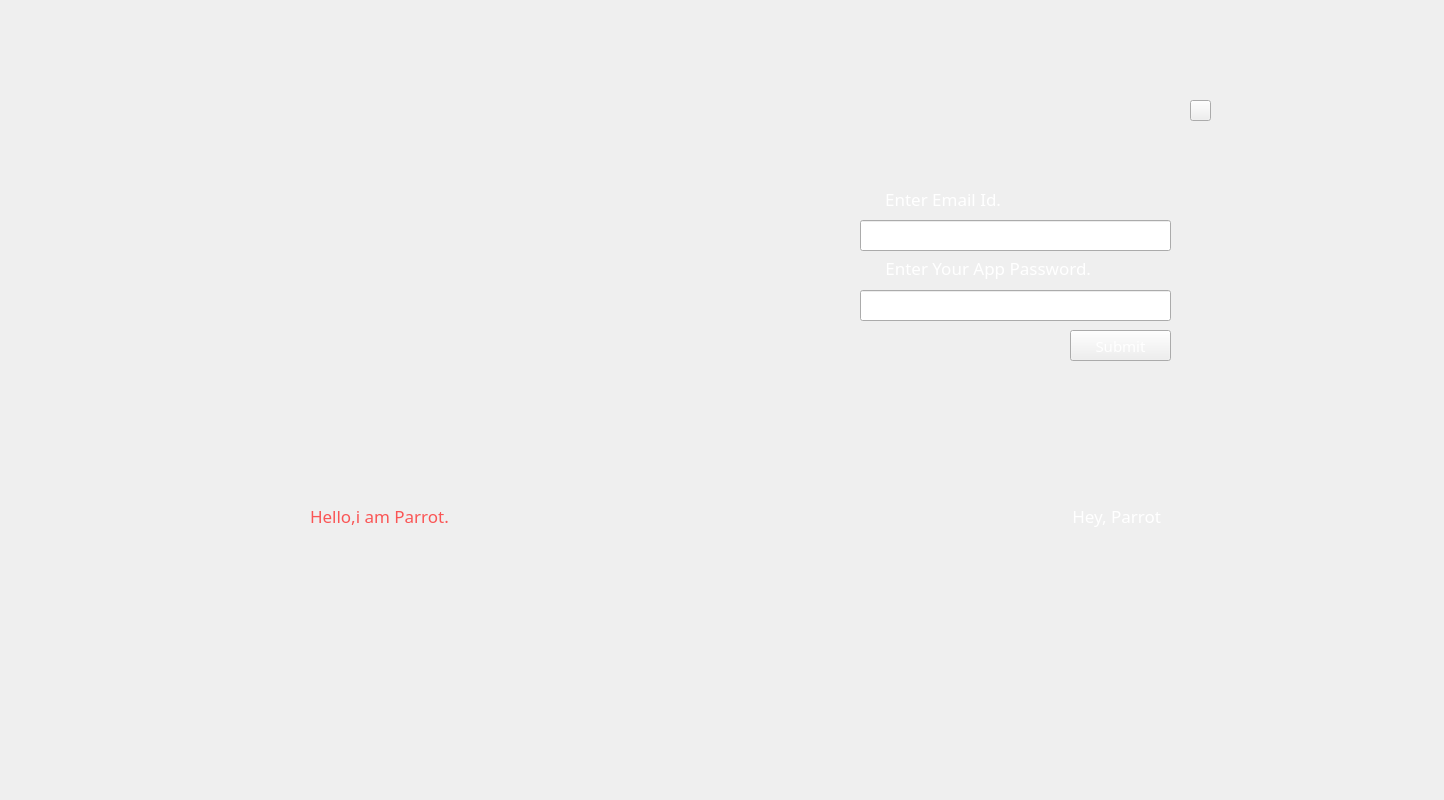
<?xml version="1.0" encoding="UTF-8"?>
<ui version="4.0">
 <class>Start_ui</class>
 <widget class="QWidget" name="Start_ui">
  <property name="geometry">
   <rect>
    <x>0</x>
    <y>0</y>
    <width>1444</width>
    <height>800</height>
   </rect>
  </property>
  <property name="windowTitle">
   <string>Form</string>
  </property>
  <widget class="QLabel" name="label">
   <property name="geometry">
    <rect>
     <x>186</x>
     <y>102</y>
     <width>1072</width>
     <height>596</height>
    </rect>
   </property>
   <property name="styleSheet">
    <string notr="true">border-image: url(:/startui/Project-Parot-assets/start-window-assets/new-start-window_0004_background.png);</string>
   </property>
   <property name="text">
    <string/>
   </property>
  </widget>
  <widget class="QLabel" name="label_2">
   <property name="geometry">
    <rect>
     <x>303</x>
     <y>599</y>
     <width>844</width>
     <height>71</height>
    </rect>
   </property>
   <property name="styleSheet">
    <string notr="true">border-image: url(:/startui/Project-Parot-assets/start-window-assets/new-start-window_0000_Group-1-copy.png);</string>
   </property>
   <property name="text">
    <string/>
   </property>
  </widget>
  <widget class="QLabel" name="label_3">
   <property name="geometry">
    <rect>
     <x>303</x>
     <y>131</y>
     <width>844</width>
     <height>71</height>
    </rect>
   </property>
   <property name="styleSheet">
    <string notr="true">border-image: url(:/startui/Project-Parot-assets/start-window-assets/new-start-window_0001_Group-1.png);</string>
   </property>
   <property name="text">
    <string/>
   </property>
  </widget>
  <widget class="QLabel" name="label_4">
   <property name="geometry">
    <rect>
     <x>277</x>
     <y>179</y>
     <width>257</width>
     <height>65</height>
    </rect>
   </property>
   <property name="styleSheet">
    <string notr="true">border-image: url(:/startui/Project-Parot-assets/start-window-assets/new-start-window_0002_Parrot.png);</string>
   </property>
   <property name="text">
    <string/>
   </property>
  </widget>
  <widget class="QPushButton" name="closeButton">
   <property name="geometry">
    <rect>
     <x>1190</x>
     <y>100</y>
     <width>21</width>
     <height>21</height>
    </rect>
   </property>
   <property name="cursor">
    <cursorShape>PointingHandCursor</cursorShape>
   </property>
   <property name="styleSheet">
    <string notr="true">border-image: url(:/createAcc/Project-Parot-assets/Create-acc-assets/cancel button.png);</string>
   </property>
   <property name="text">
    <string/>
   </property>
  </widget>
  <widget class="QLabel" name="listening_lable1">
   <property name="geometry">
    <rect>
     <x>483</x>
     <y>178</y>
     <width>480</width>
     <height>360</height>
    </rect>
   </property>
   <property name="styleSheet">
    <string notr="true"/>
   </property>
   <property name="text">
    <string/>
   </property>
   <property name="pixmap">
    <pixmap resource="../design/resource.qrc">:/startui/Project-Parot-assets/start-window-assets/Listening.....gif</pixmap>
   </property>
   <property name="scaledContents">
    <bool>true</bool>
   </property>
  </widget>
  <widget class="QLabel" name="listening_lable2">
   <property name="geometry">
    <rect>
     <x>574</x>
     <y>266</y>
     <width>311</width>
     <height>181</height>
    </rect>
   </property>
   <property name="styleSheet">
    <string notr="true"/>
   </property>
   <property name="text">
    <string/>
   </property>
   <property name="pixmap">
    <pixmap resource="../design/resource.qrc">:/startui/Project-Parot-assets/start-window-assets/Listening....gif</pixmap>
   </property>
   <property name="scaledContents">
    <bool>true</bool>
   </property>
  </widget>
  <widget class="QLabel" name="listening_text">
   <property name="geometry">
    <rect>
     <x>580</x>
     <y>463</y>
     <width>295</width>
     <height>116</height>
    </rect>
   </property>
   <property name="styleSheet">
    <string notr="true">border-image: url(:/startui/Project-Parot-assets/start-window-assets/Listening_.png);</string>
   </property>
   <property name="text">
    <string/>
   </property>
  </widget>
  <widget class="QLabel" name="label_5">
   <property name="geometry">
    <rect>
     <x>567</x>
     <y>463</y>
     <width>337</width>
     <height>117</height>
    </rect>
   </property>
   <property name="styleSheet">
    <string notr="true">border-image: url(:/startui/Project-Parot-assets/start-window-assets/Recognising_.png);</string>
   </property>
   <property name="text">
    <string/>
   </property>
  </widget>
  <widget class="QLabel" name="recognising_lable">
   <property name="geometry">
    <rect>
     <x>500</x>
     <y>190</y>
     <width>441</width>
     <height>341</height>
    </rect>
   </property>
   <property name="styleSheet">
    <string notr="true"/>
   </property>
   <property name="text">
    <string/>
   </property>
   <property name="pixmap">
    <pixmap resource="../design/resource.qrc">:/startui/Project-Parot-assets/start-window-assets/Recognising.....gif</pixmap>
   </property>
   <property name="scaledContents">
    <bool>true</bool>
   </property>
  </widget>
  <widget class="QLabel" name="parrot_lable">
   <property name="geometry">
    <rect>
     <x>310</x>
     <y>430</y>
     <width>251</width>
     <height>171</height>
    </rect>
   </property>
   <property name="sizePolicy">
    <sizepolicy hsizetype="Preferred" vsizetype="Preferred">
     <horstretch>0</horstretch>
     <verstretch>0</verstretch>
    </sizepolicy>
   </property>
   <property name="sizeIncrement">
    <size>
     <width>20</width>
     <height>0</height>
    </size>
   </property>
   <property name="font">
    <font>
     <family>OCR-B 10 BT</family>
     <pointsize>13</pointsize>
     <italic>false</italic>
    </font>
   </property>
   <property name="styleSheet">
    <string notr="true">color: rgb(250, 85, 85);</string>
   </property>
   <property name="frameShape">
    <enum>QFrame::NoFrame</enum>
   </property>
   <property name="frameShadow">
    <enum>QFrame::Raised</enum>
   </property>
   <property name="text">
    <string>Hello,i am Parrot.</string>
   </property>
   <property name="scaledContents">
    <bool>false</bool>
   </property>
   <property name="alignment">
    <set>Qt::AlignLeading|Qt::AlignLeft|Qt::AlignVCenter</set>
   </property>
   <property name="wordWrap">
    <bool>true</bool>
   </property>
  </widget>
  <widget class="QLabel" name="user_lable">
   <property name="geometry">
    <rect>
     <x>910</x>
     <y>430</y>
     <width>251</width>
     <height>171</height>
    </rect>
   </property>
   <property name="sizePolicy">
    <sizepolicy hsizetype="Preferred" vsizetype="Preferred">
     <horstretch>0</horstretch>
     <verstretch>0</verstretch>
    </sizepolicy>
   </property>
   <property name="sizeIncrement">
    <size>
     <width>20</width>
     <height>0</height>
    </size>
   </property>
   <property name="font">
    <font>
     <family>OCR-B 10 BT</family>
     <pointsize>13</pointsize>
     <italic>false</italic>
    </font>
   </property>
   <property name="styleSheet">
    <string notr="true">color: rgb(255, 255, 255);</string>
   </property>
   <property name="frameShape">
    <enum>QFrame::NoFrame</enum>
   </property>
   <property name="frameShadow">
    <enum>QFrame::Raised</enum>
   </property>
   <property name="text">
    <string>Hey, Parrot</string>
   </property>
   <property name="scaledContents">
    <bool>false</bool>
   </property>
   <property name="alignment">
    <set>Qt::AlignRight|Qt::AlignTrailing|Qt::AlignVCenter</set>
   </property>
   <property name="wordWrap">
    <bool>true</bool>
   </property>
  </widget>
  <widget class="QLineEdit" name="mail_id">
   <property name="geometry">
    <rect>
     <x>860</x>
     <y>220</y>
     <width>311</width>
     <height>31</height>
    </rect>
   </property>
   <property name="font">
    <font>
     <family>Cascadia Mono ExtraLight</family>
     <pointsize>12</pointsize>
     <weight>50</weight>
     <italic>false</italic>
     <bold>false</bold>
    </font>
   </property>
   <property name="styleSheet">
    <string notr="true">border-image: url(:/newPrefix/Project-Parot-assets/Password-border.png);
font: 12pt &quot;Cascadia Mono ExtraLight&quot;;
color: rgb(255, 255, 255);</string>
   </property>
  </widget>
  <widget class="QLineEdit" name="mail_pass">
   <property name="geometry">
    <rect>
     <x>860</x>
     <y>290</y>
     <width>311</width>
     <height>31</height>
    </rect>
   </property>
   <property name="styleSheet">
    <string notr="true">border-image: url(:/newPrefix/Project-Parot-assets/Password-border.png);
font: 12pt &quot;Cascadia Mono ExtraLight&quot;;
color: rgb(255, 255, 255);</string>
   </property>
   <property name="echoMode">
    <enum>QLineEdit::Password</enum>
   </property>
  </widget>
  <widget class="QLabel" name="user_lable_2">
   <property name="geometry">
    <rect>
     <x>850</x>
     <y>191</y>
     <width>151</width>
     <height>20</height>
    </rect>
   </property>
   <property name="sizePolicy">
    <sizepolicy hsizetype="Preferred" vsizetype="Preferred">
     <horstretch>0</horstretch>
     <verstretch>0</verstretch>
    </sizepolicy>
   </property>
   <property name="sizeIncrement">
    <size>
     <width>20</width>
     <height>0</height>
    </size>
   </property>
   <property name="font">
    <font>
     <family>OCR-B 10 BT</family>
     <pointsize>13</pointsize>
     <italic>false</italic>
    </font>
   </property>
   <property name="styleSheet">
    <string notr="true">color: rgb(255, 255, 255);</string>
   </property>
   <property name="frameShape">
    <enum>QFrame::NoFrame</enum>
   </property>
   <property name="frameShadow">
    <enum>QFrame::Raised</enum>
   </property>
   <property name="text">
    <string>Enter Email Id.</string>
   </property>
   <property name="scaledContents">
    <bool>false</bool>
   </property>
   <property name="alignment">
    <set>Qt::AlignBottom|Qt::AlignRight|Qt::AlignTrailing</set>
   </property>
   <property name="wordWrap">
    <bool>true</bool>
   </property>
  </widget>
  <widget class="QLabel" name="user_lable_3">
   <property name="geometry">
    <rect>
     <x>850</x>
     <y>260</y>
     <width>241</width>
     <height>20</height>
    </rect>
   </property>
   <property name="sizePolicy">
    <sizepolicy hsizetype="Preferred" vsizetype="Preferred">
     <horstretch>0</horstretch>
     <verstretch>0</verstretch>
    </sizepolicy>
   </property>
   <property name="sizeIncrement">
    <size>
     <width>20</width>
     <height>0</height>
    </size>
   </property>
   <property name="font">
    <font>
     <family>OCR-B 10 BT</family>
     <pointsize>13</pointsize>
     <italic>false</italic>
    </font>
   </property>
   <property name="styleSheet">
    <string notr="true">color: rgb(255, 255, 255);</string>
   </property>
   <property name="frameShape">
    <enum>QFrame::NoFrame</enum>
   </property>
   <property name="frameShadow">
    <enum>QFrame::Raised</enum>
   </property>
   <property name="text">
    <string>Enter Your App Password.</string>
   </property>
   <property name="scaledContents">
    <bool>false</bool>
   </property>
   <property name="alignment">
    <set>Qt::AlignBottom|Qt::AlignRight|Qt::AlignTrailing</set>
   </property>
   <property name="wordWrap">
    <bool>true</bool>
   </property>
  </widget>
  <widget class="QPushButton" name="submitBtn">
   <property name="geometry">
    <rect>
     <x>1070</x>
     <y>330</y>
     <width>101</width>
     <height>31</height>
    </rect>
   </property>
   <property name="font">
    <font>
     <family>Tourner</family>
     <pointsize>11</pointsize>
     <weight>50</weight>
     <italic>false</italic>
     <bold>false</bold>
    </font>
   </property>
   <property name="cursor">
    <cursorShape>PointingHandCursor</cursorShape>
   </property>
   <property name="styleSheet">
    <string notr="true">border-image: url(:/forgotpass/Project-Parot-assets/forgot-pass-assets/send_button.png);
font: 11pt &quot;Tourner&quot;;
color: rgb(255, 255, 255);</string>
   </property>
   <property name="text">
    <string>Submit</string>
   </property>
  </widget>
 </widget>
 <resources>
  <include location="../design/resource.qrc"/>
 </resources>
 <connections/>
</ui>
